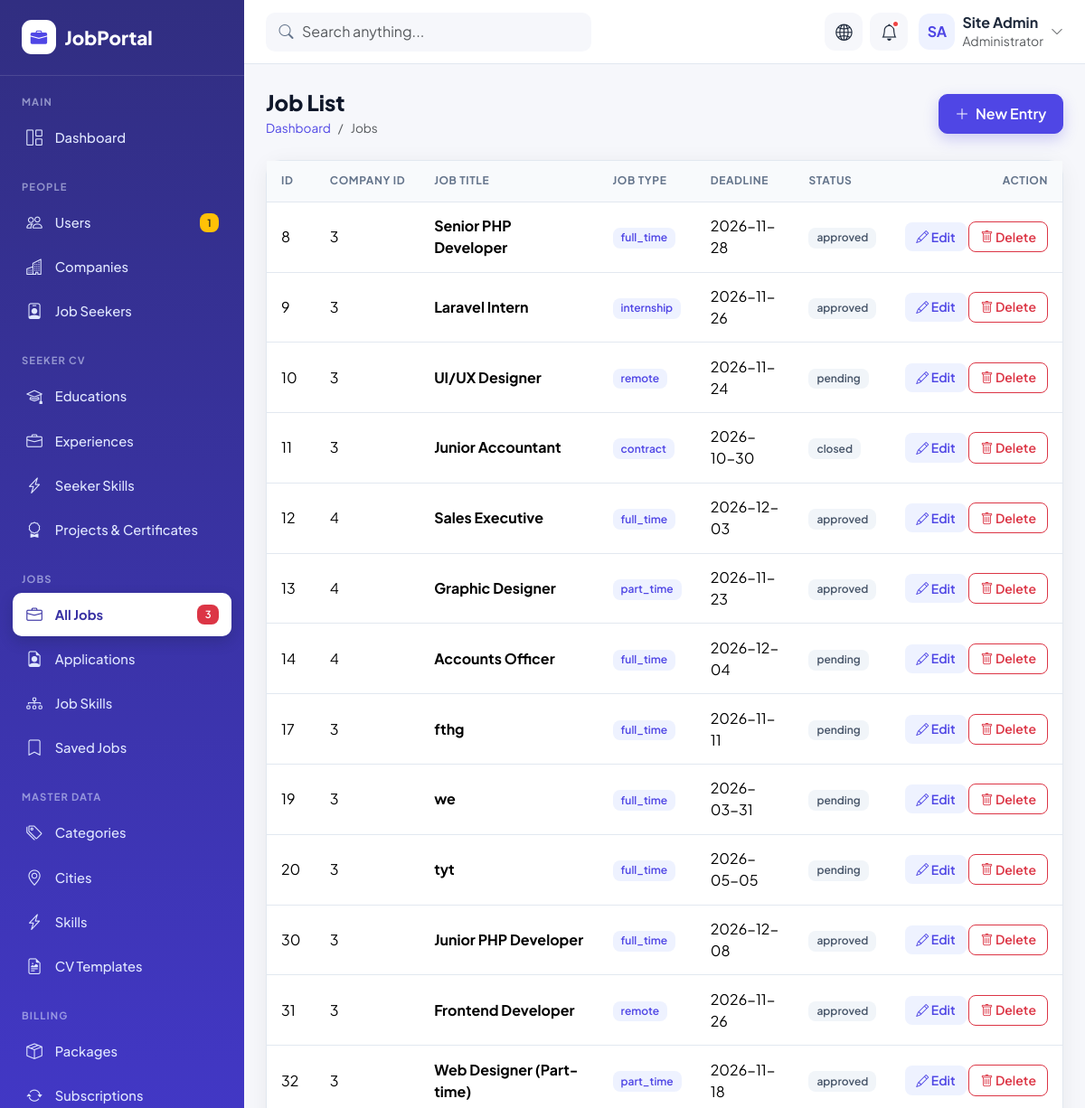
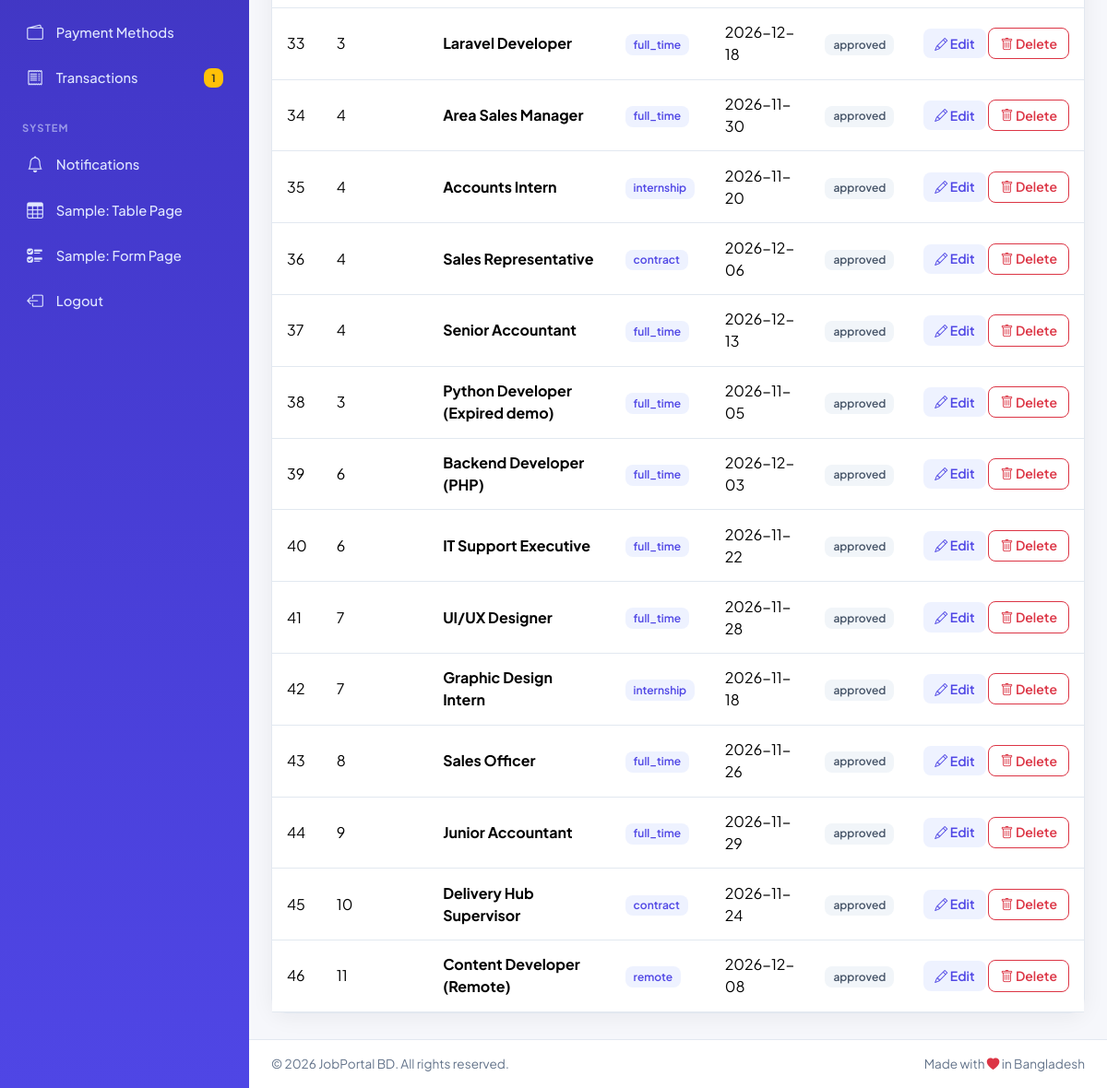
Screenshot of /jobs_portal/crud/jobs/index.php with the database file from the repository (2 pictures, top to bottom).
### tables this page shows
CREATE TABLE `jobs` (
  `id` int UNSIGNED NOT NULL,
  `company_id` int UNSIGNED NOT NULL,
  `category_id` int UNSIGNED DEFAULT NULL,
  `city_id` int UNSIGNED DEFAULT NULL,
  `subscription_id` int UNSIGNED DEFAULT NULL,
  `title` varchar(150) NOT NULL,
  `slug` varchar(180) NOT NULL,
  `job_type` enum('full_time','part_time','contract','internship','remote') NOT NULL DEFAULT 'full_time',
  `salary_min` decimal(10,2) DEFAULT NULL,
  `salary_max` decimal(10,2) DEFAULT NULL,
  `description` text,
  `deadline` date NOT NULL,
  `status` enum('pending','approved','rejected','closed') NOT NULL DEFAULT 'pending',
  `is_featured` tinyint(1) NOT NULL DEFAULT '0'
);

### jobs_portal/crud/jobs/index.php (the view, shortened to what this page needs)
<?php include_once("../../config/dbconfig.php"); ?>
<!DOCTYPE html>
<html lang="en">
<head>
  <link href="https://cdn.jsdelivr.net/npm/bootstrap@5.3.3/dist/css/bootstrap.min.css" rel="stylesheet">
  <link href="https://cdn.jsdelivr.net/npm/bootstrap-icons@1.11.3/font/bootstrap-icons.min.css" rel="stylesheet">
  <link href="../../assets/css/style.css" rel="stylesheet">
</head>
<body class="dash-body">
<div class="dash-wrapper">
  <aside class="sidebar offcanvas-lg offcanvas-start" tabindex="-1" id="sidebar">
    <div class="offcanvas-body">
      <div class="d-flex align-items-center justify-content-between">
        <a href="../../index.html" class="sidebar-brand flex-grow-1"><span class="brand-icon"><i class="bi bi-briefcase-fill"></i></span>JobPortal</a>
      </div>
      <div class="sidebar-heading">Main</div>
      <ul class="sidebar-nav">
        <li><a href="../../admin/dashboard.php"><i class="bi bi-grid-1x2"></i> Dashboard</a></li>
      </ul>
      <div class="sidebar-heading">People</div>
      <ul class="sidebar-nav">
        <li><a href="../../crud/users/index.php"><i class="bi bi-people"></i> Users <span class="badge bg-warning text-dark">1</span></a></li>
        <li><a href="../../crud/companies/index.php"><i class="bi bi-buildings"></i> Companies</a></li>
        <li><a href="../../crud/seekers/index.php"><i class="bi bi-person-badge"></i> Job Seekers</a></li>
      </ul>
      <div class="sidebar-heading">Seeker CV</div>
      <ul class="sidebar-nav">
        <li><a href="../../crud/seeker_educations/index.php"><i class="bi bi-mortarboard"></i> Educations</a></li>
        <li><a href="../../crud/seeker_experiences/index.php"><i class="bi bi-briefcase"></i> Experiences</a></li>
        <li><a href="../../crud/seeker_skills/index.php"><i class="bi bi-lightning-charge"></i> Seeker Skills</a></li>
        <li><a href="../../crud/seeker_cv_items/index.php"><i class="bi bi-award"></i> Projects &amp; Certificates</a></li>
      </ul>
      <div class="sidebar-heading">Jobs</div>
      <ul class="sidebar-nav">
        <li><a href="../../crud/jobs/index.php" class="active"><i class="bi bi-briefcase"></i> All Jobs <span class="badge bg-danger">3</span></a></li>
        <li><a href="../../crud/job_applications/index.php"><i class="bi bi-file-earmark-person"></i> Applications</a></li>
        <li><a href="../../crud/job_skills/index.php"><i class="bi bi-diagram-3"></i> Job Skills</a></li>
        <li><a href="../../crud/saved_jobs/index.php"><i class="bi bi-bookmark"></i> Saved Jobs</a></li>
      </ul>
      <div class="sidebar-heading">Master Data</div>
      <ul class="sidebar-nav">
        <li><a href="../../crud/categories/index.php"><i class="bi bi-tags"></i> Categories</a></li>
        <li><a href="../../crud/cities/index.php"><i class="bi bi-geo-alt"></i> Cities</a></li>
        <li><a href="../../crud/skills/index.php"><i class="bi bi-lightning-charge"></i> Skills</a></li>
        <li><a href="../../crud/cv_templates/index.php"><i class="bi bi-file-earmark-richtext"></i> CV Templates</a></li>
      </ul>
      <div class="sidebar-heading">Billing</div>
      <ul class="sidebar-nav">
        <li><a href="../../crud/packages/index.php"><i class="bi bi-box-seam"></i> Packages</a></li>
        <li><a href="../../crud/subscriptions/index.php"><i class="bi bi-arrow-repeat"></i> Subscriptions</a></li>
        <li><a href="../../crud/payment_methods/index.php"><i class="bi bi-wallet2"></i> Payment Methods</a></li>
        <li><a href="../../crud/payment_transactions/index.php"><i class="bi bi-receipt"></i> Transactions <span class="badge bg-warning text-dark">1</span></a></li>
      </ul>
      <div class="sidebar-heading">System</div>
      <ul class="sidebar-nav">
        <li><a href="../../crud/notifications/index.php"><i class="bi bi-bell"></i> Notifications</a></li>
        <li><a href="../../admin/sample-table.php"><i class="bi bi-table"></i> Sample: Table Page</a></li>
        <li><a href="../../admin/sample-form.php"><i class="bi bi-ui-checks"></i> Sample: Form Page</a></li>
        <li><a href="../../login.php"><i class="bi bi-box-arrow-left"></i> Logout</a></li>
      </ul>
      <div class="sidebar-footer"></div>
    </div>
  </aside>
  <div class="dash-main">
    <header class="topbar">
      <form class="search position-relative d-none d-md-block" action="#" method="get">
        <i class="bi bi-search"></i>
        <input type="search" class="form-control" placeholder="Search anything...">
      </form>
      <div class="ms-auto d-flex align-items-center gap-2">
        <a href="../../index.html" class="topbar-btn" data-bs-toggle="tooltip" data-bs-placement="bottom" title="View Website"><i class="bi bi-globe2"></i></a>
        <div class="dropdown">
          <button class="topbar-btn" type="button" data-bs-toggle="dropdown" data-bs-auto-close="outside"><i class="bi bi-bell"></i><span class="dot"></span></button>
        </div>
        <div class="dropdown">
          <a href="#" class="d-flex align-items-center gap-2 text-reset ms-1" data-bs-toggle="dropdown">
            <span class="avatar">SA</span>
            <span class="d-none d-sm-block lh-sm">
              <span class="fw-bold d-block">Site Admin</span>
              <small class="text-muted">Administrator</small>
            </span>
            <i class="bi bi-chevron-down small text-muted d-none d-sm-block"></i>
          </a>
        </div>
      </div>
    </header>
    <main class="dash-content">
      <div class="d-flex flex-wrap justify-content-between align-items-center gap-3 mb-4 page-title">
        <div>
          <h1>Job List</h1>
          <nav><ol class="breadcrumb"><li class="breadcrumb-item"><a href="../../admin/dashboard.php">Dashboard</a></li><li class="breadcrumb-item active">Jobs</li></ol></nav>
        </div>
        <a class="btn btn-primary" href="create.php"><i class="bi bi-plus-lg me-1"></i> New Entry</a>
      </div>
      <?php
      $rawData = $conn->query("SELECT * FROM jobs");
      ?>
      <div class="card-jp">
        <div class="table-responsive">
          <table class="table table-jp">
            <thead>
              <tr>
                <th>ID</th>
                <th>Company ID</th>
                <th>Job Title</th>
                <th>Job Type</th>
                <th>Deadline</th>
                <th>Status</th>
                <th class="text-end">Action</th>
              </tr>
            </thead>
            <tbody>
            <?php
            while($row = $rawData->fetch_assoc()){
            ?>
              <tr>
                <td><?php echo $row['id']; ?></td>
                <td><?php echo $row['company_id']; ?></td>
                <td><strong><?php echo $row['title']; ?></strong></td>
                <td><span class="badge badge-soft-primary"><?php echo $row['job_type']; ?></span></td>
                <td><?php echo $row['deadline']; ?></td>
                <td><span class="badge badge-soft-secondary"><?php echo $row['status']; ?></span></td>
                <td class="text-end text-nowrap">
                  <a class="btn btn-sm btn-soft-primary" href="edit.php?id=<?php echo $row['id']; ?>"><i class="bi bi-pencil"></i> Edit</a>
                  <a onclick="return confirm('Are you sure to delete')"
                  class="btn btn-sm btn-outline-danger" href="delete.php?id=<?php echo $row['id']; ?>"><i class="bi bi-trash"></i> Delete</a>
                </td>
              </tr>
            <?php
            }
            ?>
            </tbody>
          </table>
        </div>
      </div>
    </main>
    <footer class="dash-footer d-flex flex-column flex-sm-row justify-content-between gap-1">
      <span>&copy; 2026 JobPortal BD. All rights reserved.</span>
      <span>Made with <i class="bi bi-heart-fill text-danger"></i> in Bangladesh</span>
    </footer>
  </div>
</div>
</body>
</html>

### rows the page displays
jobs: id "8", company "3", title "Senior PHP Developer", job_type "full_time", deadline "2026-11-28", status "approved"
jobs: id "9", company "3", title "Laravel Intern", job_type "internship", deadline "2026-11-26", status "approved"
jobs: id "10", company "3", title "UI/UX Designer", job_type "remote", deadline "2026-11-24", status "pending"
jobs: id "11", company "3", title "Junior Accountant", job_type "contract", deadline "2026-10-30", status "closed"
jobs: id "12", company "4", title "Sales Executive", job_type "full_time", deadline "2026-12-03", status "approved"
jobs: id "13", company "4", title "Graphic Designer", job_type "part_time", deadline "2026-11-23", status "approved"
jobs: id "14", company "4", title "Accounts Officer", job_type "full_time", deadline "2026-12-04", status "pending"
jobs: id "17", company "3", title "fthg", job_type "full_time", deadline "2026-11-11", status "pending"
jobs: id "19", company "3", title "we", job_type "full_time", deadline "2026-03-31", status "pending"
jobs: id "20", company "3", title "tyt", job_type "full_time", deadline "2026-05-05", status "pending"
jobs: id "30", company "3", title "Junior PHP Developer", job_type "full_time", deadline "2026-12-08", status "approved"
jobs: id "31", company "3", title "Frontend Developer", job_type "remote", deadline "2026-11-26", status "approved"
jobs: id "32", company "3", title "Web Designer (Part-time)", job_type "part_time", deadline "2026-11-18", status "approved"
jobs: id "33", company "3", title "Laravel Developer", job_type "full_time", deadline "2026-12-18", status "approved"
jobs: id "34", company "4", title "Area Sales Manager", job_type "full_time", deadline "2026-11-30", status "approved"
jobs: id "35", company "4", title "Accounts Intern", job_type "internship", deadline "2026-11-20", status "approved"
jobs: id "36", company "4", title "Sales Representative", job_type "contract", deadline "2026-12-06", status "approved"
jobs: id "37", company "4", title "Senior Accountant", job_type "full_time", deadline "2026-12-13", status "approved"
jobs: id "38", company "3", title "Python Developer (Expired demo)", job_type "full_time", deadline "2026-11-05", status "approved"
jobs: id "39", company "6", title "Backend Developer (PHP)", job_type "full_time", deadline "2026-12-03", status "approved"
jobs: id "40", company "6", title "IT Support Executive", job_type "full_time", deadline "2026-11-22", status "approved"
jobs: id "41", company "7", title "UI/UX Designer", job_type "full_time", deadline "2026-11-28", status "approved"
jobs: id "42", company "7", title "Graphic Design Intern", job_type "internship", deadline "2026-11-18", status "approved"
jobs: id "43", company "8", title "Sales Officer", job_type "full_time", deadline "2026-11-26", status "approved"
jobs: id "44", company "9", title "Junior Accountant", job_type "full_time", deadline "2026-11-29", status "approved"
jobs: id "45", company "10", title "Delivery Hub Supervisor", job_type "contract", deadline "2026-11-24", status "approved"
jobs: id "46", company "11", title "Content Developer (Remote)", job_type "remote", deadline "2026-12-08", status "approved"
